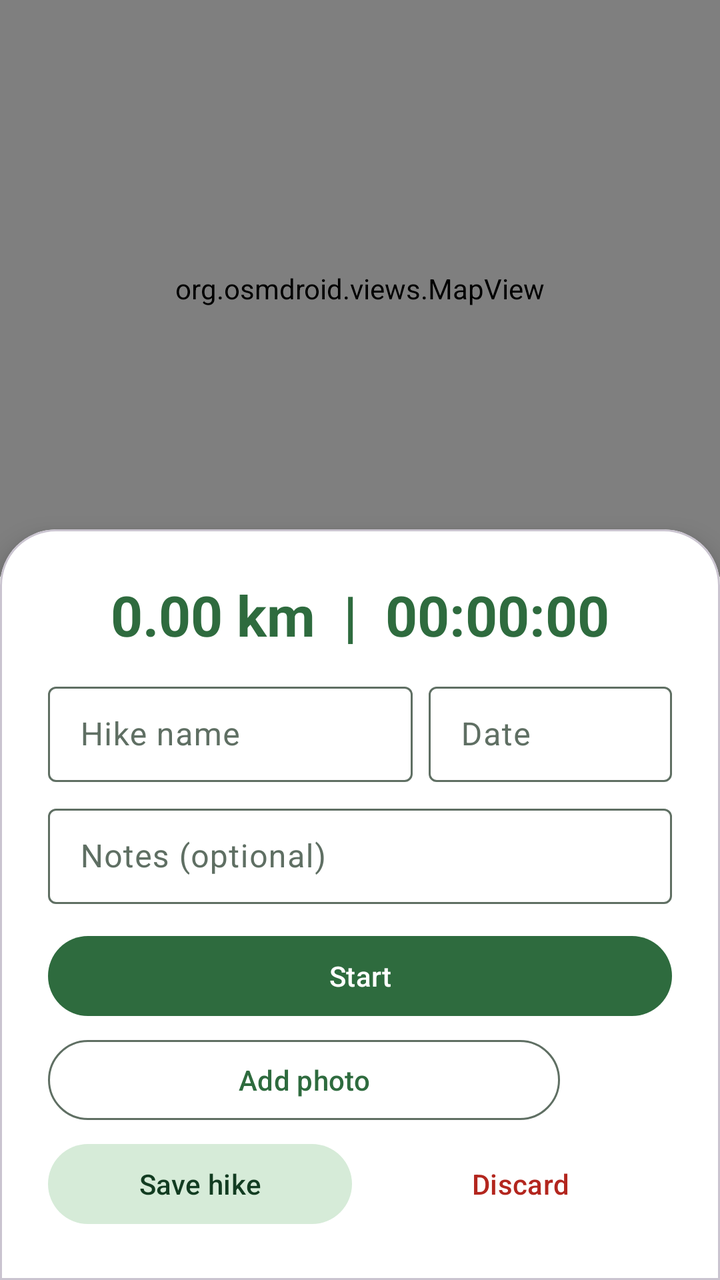
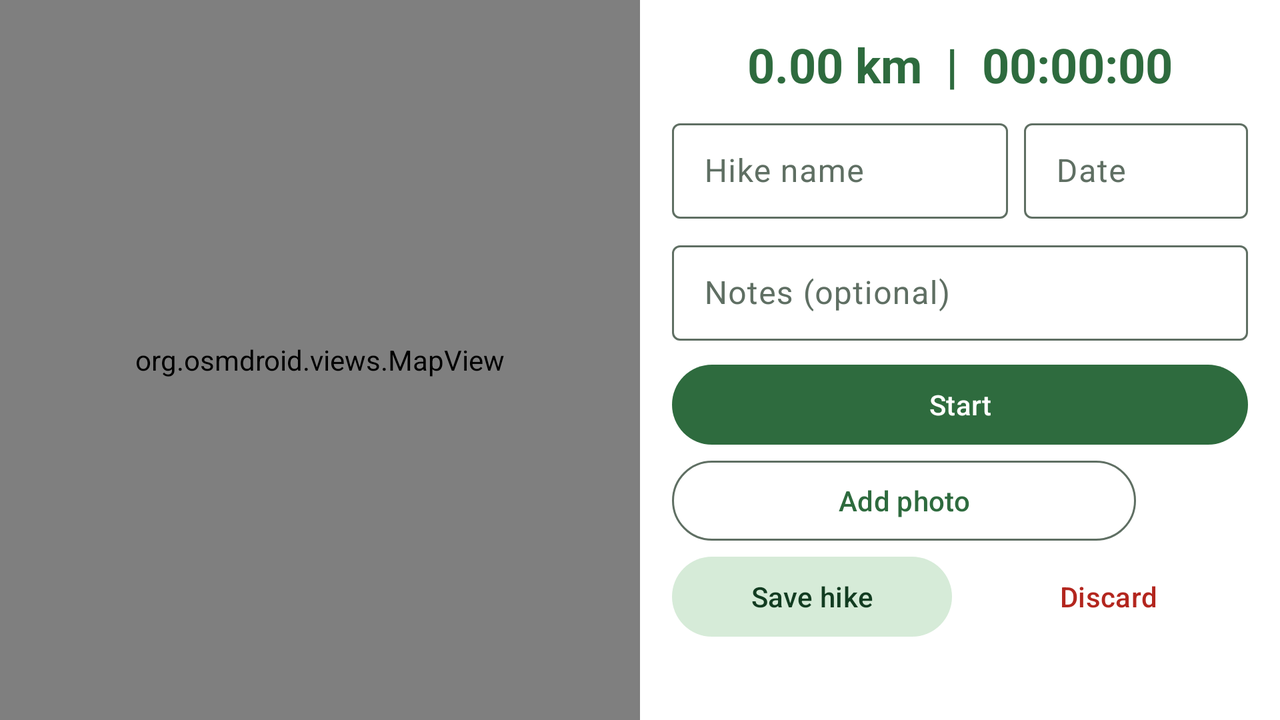

Two renders of one Android screen. The first uses the default layout on a phone; the second uses the alternative layout the repository ships for a different screen configuration, on a matching device. The two XML files are below.
<!-- AndroidManifest.xml: application theme Theme.TrailMate -->
<!-- res/layout/fragment_add_hike.xml -->
<?xml version="1.0" encoding="utf-8"?>

<LinearLayout xmlns:android="http://schemas.android.com/apk/res/android"
    xmlns:app="http://schemas.android.com/apk/res-auto"
    android:layout_width="match_parent"
    android:layout_height="match_parent"
    android:background="@color/surface_bg"
    android:orientation="vertical">

    <org.osmdroid.views.MapView
        android:id="@+id/map"
        android:layout_width="match_parent"
        android:layout_height="0dp"
        android:layout_weight="1"
        android:minHeight="160dp"/>

    <com.google.android.material.card.MaterialCardView
        android:layout_width="match_parent"
        android:layout_height="wrap_content"
        android:layout_marginTop="-24dp"
        app:cardBackgroundColor="@color/card_bg"
        app:cardElevation="8dp"
        app:shapeAppearanceOverlay="@style/TopRounded">

        <LinearLayout
            android:layout_width="match_parent"
            android:layout_height="wrap_content"
            android:orientation="vertical"
            android:padding="16dp">

            <TextView
                android:id="@+id/tvLive"
                android:layout_width="match_parent"
                android:layout_height="wrap_content"
                android:gravity="center"
                android:text="0.00 km  |  00:00:00"
                android:textColor="@color/trail_green"
                android:textSize="28sp"
                android:textStyle="bold"/>

            <LinearLayout
                android:layout_width="match_parent"
                android:layout_height="wrap_content"
                android:layout_marginTop="12dp"
                android:orientation="horizontal">

                <com.google.android.material.textfield.TextInputLayout
                    style="@style/Widget.Material3.TextInputLayout.OutlinedBox.Dense"
                    android:layout_width="0dp"
                    android:layout_height="wrap_content"
                    android:layout_weight="3"
                    android:hint="Hike name">
                    <com.google.android.material.textfield.TextInputEditText
                        android:id="@+id/etName"
                        android:layout_width="match_parent"
                        android:layout_height="wrap_content"
                        android:inputType="textCapWords"
                        android:maxLength="50"/>
                </com.google.android.material.textfield.TextInputLayout>

                <com.google.android.material.textfield.TextInputLayout
                    style="@style/Widget.Material3.TextInputLayout.OutlinedBox.Dense"
                    android:layout_width="0dp"
                    android:layout_height="wrap_content"
                    android:layout_marginStart="8dp"
                    android:layout_weight="2"
                    android:hint="Date">
                    <com.google.android.material.textfield.TextInputEditText
                        android:id="@+id/etDate"
                        android:layout_width="match_parent"
                        android:layout_height="wrap_content"
                        android:clickable="true"
                        android:focusable="false"
                        android:inputType="none"/>
                </com.google.android.material.textfield.TextInputLayout>
            </LinearLayout>

            <com.google.android.material.textfield.TextInputLayout
                style="@style/Widget.Material3.TextInputLayout.OutlinedBox.Dense"
                android:layout_width="match_parent"
                android:layout_height="wrap_content"
                android:layout_marginTop="8dp"
                android:hint="Notes (optional)">
                <com.google.android.material.textfield.TextInputEditText
                    android:id="@+id/etNotes"
                    android:layout_width="match_parent"
                    android:layout_height="wrap_content"
                    android:inputType="textMultiLine"
                    android:maxLines="2"/>
            </com.google.android.material.textfield.TextInputLayout>

            <LinearLayout
                android:layout_width="match_parent"
                android:layout_height="wrap_content"
                android:layout_marginTop="12dp"
                android:orientation="horizontal">

                <com.google.android.material.button.MaterialButton
                    android:id="@+id/btnStartStop"
                    android:layout_width="0dp"
                    android:layout_height="wrap_content"
                    android:layout_weight="1"
                    android:text="Start"/>

                <com.google.android.material.button.MaterialButton
                    android:id="@+id/btnPause"
                    style="@style/Widget.Material3.Button.OutlinedButton"
                    android:layout_width="0dp"
                    android:layout_height="wrap_content"
                    android:layout_marginStart="8dp"
                    android:layout_weight="1"
                    android:text="Pause"
                    android:visibility="gone"/>
            </LinearLayout>

            <LinearLayout
                android:layout_width="match_parent"
                android:layout_height="wrap_content"
                android:layout_marginTop="4dp"
                android:gravity="center_vertical"
                android:orientation="horizontal">

                <com.google.android.material.button.MaterialButton
                    android:id="@+id/btnPhoto"
                    style="@style/Widget.Material3.Button.OutlinedButton"
                    android:layout_width="0dp"
                    android:layout_height="wrap_content"
                    android:layout_weight="1"
                    android:text="Add photo"/>

                <com.google.android.material.imageview.ShapeableImageView
                    android:id="@+id/ivThumb"
                    android:layout_width="48dp"
                    android:layout_height="48dp"
                    android:layout_marginStart="8dp"
                    android:contentDescription="Hike photo"
                    android:scaleType="centerCrop"
                    app:shapeAppearanceOverlay="@style/Rounded16"/>
            </LinearLayout>

            <LinearLayout
                android:layout_width="match_parent"
                android:layout_height="wrap_content"
                android:layout_marginTop="4dp"
                android:orientation="horizontal">

                <com.google.android.material.button.MaterialButton
                    android:id="@+id/btnSave"
                    style="@style/Widget.Material3.Button.TonalButton"
                    android:layout_width="0dp"
                    android:layout_height="wrap_content"
                    android:layout_weight="1"
                    android:text="Save hike"/>

                <com.google.android.material.button.MaterialButton
                    android:id="@+id/btnDiscard"
                    style="@style/Widget.Material3.Button.TextButton"
                    android:layout_width="0dp"
                    android:layout_height="wrap_content"
                    android:layout_marginStart="8dp"
                    android:layout_weight="1"
                    android:text="Discard"
                    android:textColor="@color/error_red"/>
            </LinearLayout>
        </LinearLayout>
    </com.google.android.material.card.MaterialCardView>
</LinearLayout>
<!-- resources referenced by this layout -->
<resources>
  <color name="card_bg">#FFFFFFFF</color>
  <color name="error_red">#FFB3261E</color>
  <color name="surface_bg">#FFF3F6F1</color>
  <color name="trail_green">#FF2E6B3E</color>
  <style name="Rounded16" parent="">
          <item name="cornerFamily">rounded</item>
          <item name="cornerSize">16dp</item>
      </style>
  <style name="TopRounded" parent="">
          <item name="cornerFamily">rounded</item>
          <item name="cornerSizeTopLeft">28dp</item>
          <item name="cornerSizeTopRight">28dp</item>
          <item name="cornerSizeBottomLeft">0dp</item>
          <item name="cornerSizeBottomRight">0dp</item>
      </style>
  <style name="Theme.TrailMate" parent="Theme.Material3.DayNight.NoActionBar">
          <item name="colorPrimary">@color/trail_green</item>
          <item name="colorOnPrimary">@color/on_primary</item>
          <item name="colorPrimaryContainer">@color/trail_green_light</item>
          <item name="colorOnPrimaryContainer">@color/trail_green_dark</item>
          <item name="colorSecondary">@color/trail_earth</item>
          <item name="colorOnSecondary">@color/white</item>
          <item name="colorSecondaryContainer">@color/trail_green_light</item>
          <item name="colorOnSecondaryContainer">@color/trail_green_dark</item>
          <item name="colorSurfaceVariant">@color/card_bg</item>
          <item name="colorOutline">@color/text_secondary</item>
          <item name="colorError">@color/error_red</item>
          <item name="android:colorBackground">@color/surface_bg</item>
          <item name="colorSurface">@color/surface_bg</item>
          <item name="colorOnBackground">@color/text_primary</item>
          <item name="colorOnSurface">@color/text_primary</item>
          <item name="colorOnSurfaceVariant">@color/text_secondary</item>
          <item name="android:statusBarColor">@color/trail_green_dark</item>
          <item name="android:windowLightStatusBar">false</item>
      </style>
  <color name="on_primary">#FFFFFFFF</color>
  <color name="trail_green_light">#FFD6EBD8</color>
  <color name="trail_green_dark">#FF123C21</color>
  <color name="trail_earth">#FF8D6E4B</color>
  <color name="white">#FFFFFFFF</color>
  <color name="text_secondary">#FF5F6F63</color>
  <color name="text_primary">#FF1B2A1F</color>
</resources>
<!-- res/layout-land/fragment_add_hike.xml (the repository's variant of the layout above) -->
<!-- drawn on the phone turned sideways -->
<?xml version="1.0" encoding="utf-8"?>

<LinearLayout xmlns:android="http://schemas.android.com/apk/res/android"
    xmlns:app="http://schemas.android.com/apk/res-auto"
    android:layout_width="match_parent"
    android:layout_height="match_parent"
    android:background="@color/surface_bg"
    android:orientation="horizontal">

    <org.osmdroid.views.MapView
        android:id="@+id/map"
        android:layout_width="0dp"
        android:layout_height="match_parent"
        android:layout_weight="1"/>

    <ScrollView
        android:layout_width="0dp"
        android:layout_height="match_parent"
        android:layout_weight="1"
        android:background="@color/card_bg">

        <LinearLayout
            android:layout_width="match_parent"
            android:layout_height="wrap_content"
            android:orientation="vertical"
            android:padding="16dp">

            <TextView
                android:id="@+id/tvLive"
                android:layout_width="match_parent"
                android:layout_height="wrap_content"
                android:gravity="center"
                android:text="0.00 km  |  00:00:00"
                android:textColor="@color/trail_green"
                android:textSize="24sp"
                android:textStyle="bold"/>

            <LinearLayout
                android:layout_width="match_parent"
                android:layout_height="wrap_content"
                android:layout_marginTop="8dp"
                android:orientation="horizontal">

                <com.google.android.material.textfield.TextInputLayout
                    style="@style/Widget.Material3.TextInputLayout.OutlinedBox.Dense"
                    android:layout_width="0dp"
                    android:layout_height="wrap_content"
                    android:layout_weight="3"
                    android:hint="Hike name">
                    <com.google.android.material.textfield.TextInputEditText
                        android:id="@+id/etName"
                        android:layout_width="match_parent"
                        android:layout_height="wrap_content"
                        android:imeOptions="flagNoExtractUi"
                        android:inputType="textCapWords"
                        android:maxLength="50"/>
                </com.google.android.material.textfield.TextInputLayout>

                <com.google.android.material.textfield.TextInputLayout
                    style="@style/Widget.Material3.TextInputLayout.OutlinedBox.Dense"
                    android:layout_width="0dp"
                    android:layout_height="wrap_content"
                    android:layout_marginStart="8dp"
                    android:layout_weight="2"
                    android:hint="Date">
                    <com.google.android.material.textfield.TextInputEditText
                        android:id="@+id/etDate"
                        android:layout_width="match_parent"
                        android:layout_height="wrap_content"
                        android:clickable="true"
                        android:focusable="false"
                        android:inputType="none"/>
                </com.google.android.material.textfield.TextInputLayout>
            </LinearLayout>

            <com.google.android.material.textfield.TextInputLayout
                style="@style/Widget.Material3.TextInputLayout.OutlinedBox.Dense"
                android:layout_width="match_parent"
                android:layout_height="wrap_content"
                android:layout_marginTop="8dp"
                android:hint="Notes (optional)">
                <com.google.android.material.textfield.TextInputEditText
                    android:id="@+id/etNotes"
                    android:layout_width="match_parent"
                    android:layout_height="wrap_content"
                    android:imeOptions="flagNoExtractUi"
                    android:inputType="textMultiLine"
                    android:maxLines="2"/>
            </com.google.android.material.textfield.TextInputLayout>

            <LinearLayout
                android:layout_width="match_parent"
                android:layout_height="wrap_content"
                android:layout_marginTop="8dp"
                android:orientation="horizontal">

                <com.google.android.material.button.MaterialButton
                    android:id="@+id/btnStartStop"
                    android:layout_width="0dp"
                    android:layout_height="wrap_content"
                    android:layout_weight="1"
                    android:text="Start"/>

                <com.google.android.material.button.MaterialButton
                    android:id="@+id/btnPause"
                    style="@style/Widget.Material3.Button.OutlinedButton"
                    android:layout_width="0dp"
                    android:layout_height="wrap_content"
                    android:layout_marginStart="8dp"
                    android:layout_weight="1"
                    android:text="Pause"
                    android:visibility="gone"/>
            </LinearLayout>

            <LinearLayout
                android:layout_width="match_parent"
                android:layout_height="wrap_content"
                android:gravity="center_vertical"
                android:orientation="horizontal">

                <com.google.android.material.button.MaterialButton
                    android:id="@+id/btnPhoto"
                    style="@style/Widget.Material3.Button.OutlinedButton"
                    android:layout_width="0dp"
                    android:layout_height="wrap_content"
                    android:layout_weight="1"
                    android:text="Add photo"/>

                <com.google.android.material.imageview.ShapeableImageView
                    android:id="@+id/ivThumb"
                    android:layout_width="48dp"
                    android:layout_height="48dp"
                    android:layout_marginStart="8dp"
                    android:contentDescription="Hike photo"
                    android:scaleType="centerCrop"
                    app:shapeAppearanceOverlay="@style/Rounded16"/>
            </LinearLayout>

            <LinearLayout
                android:layout_width="match_parent"
                android:layout_height="wrap_content"
                android:orientation="horizontal">

                <com.google.android.material.button.MaterialButton
                    android:id="@+id/btnSave"
                    style="@style/Widget.Material3.Button.TonalButton"
                    android:layout_width="0dp"
                    android:layout_height="wrap_content"
                    android:layout_weight="1"
                    android:text="Save hike"/>

                <com.google.android.material.button.MaterialButton
                    android:id="@+id/btnDiscard"
                    style="@style/Widget.Material3.Button.TextButton"
                    android:layout_width="0dp"
                    android:layout_height="wrap_content"
                    android:layout_marginStart="8dp"
                    android:layout_weight="1"
                    android:text="Discard"
                    android:textColor="@color/error_red"/>
            </LinearLayout>
        </LinearLayout>
    </ScrollView>
</LinearLayout>
<!-- resources referenced by the variant -->
<!-- as the phone turned sideways resolves them -->
<resources>
  <color name="card_bg">#FFFFFFFF</color>
  <color name="error_red">#FFB3261E</color>
  <color name="surface_bg">#FFF3F6F1</color>
  <color name="trail_green">#FF2E6B3E</color>
  <style name="Rounded16" parent="">
          <item name="cornerFamily">rounded</item>
          <item name="cornerSize">16dp</item>
      </style>
  <style name="Theme.TrailMate" parent="Theme.Material3.DayNight.NoActionBar">
          <item name="colorPrimary">@color/trail_green</item>
          <item name="colorOnPrimary">@color/on_primary</item>
          <item name="colorPrimaryContainer">@color/trail_green_light</item>
          <item name="colorOnPrimaryContainer">@color/trail_green_dark</item>
          <item name="colorSecondary">@color/trail_earth</item>
          <item name="colorOnSecondary">@color/white</item>
          <item name="colorSecondaryContainer">@color/trail_green_light</item>
          <item name="colorOnSecondaryContainer">@color/trail_green_dark</item>
          <item name="colorSurfaceVariant">@color/card_bg</item>
          <item name="colorOutline">@color/text_secondary</item>
          <item name="colorError">@color/error_red</item>
          <item name="android:colorBackground">@color/surface_bg</item>
          <item name="colorSurface">@color/surface_bg</item>
          <item name="colorOnBackground">@color/text_primary</item>
          <item name="colorOnSurface">@color/text_primary</item>
          <item name="colorOnSurfaceVariant">@color/text_secondary</item>
          <item name="android:statusBarColor">@color/trail_green_dark</item>
          <item name="android:windowLightStatusBar">false</item>
      </style>
  <color name="on_primary">#FFFFFFFF</color>
  <color name="trail_green_light">#FFD6EBD8</color>
  <color name="trail_green_dark">#FF123C21</color>
  <color name="trail_earth">#FF8D6E4B</color>
  <color name="white">#FFFFFFFF</color>
  <color name="text_secondary">#FF5F6F63</color>
  <color name="text_primary">#FF1B2A1F</color>
</resources>
